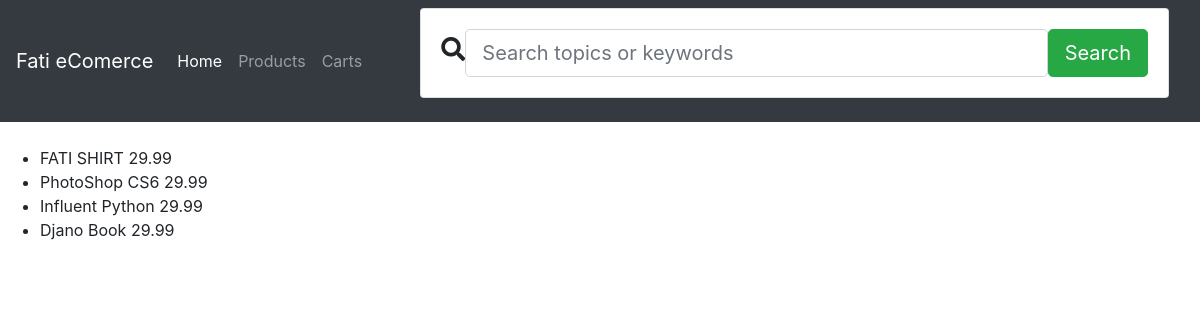
Screenshot of /products/ with the database file from the repository.
### products/models.py (models this page shows, shortened)
class Product(models.Model):
    title = models.CharField(max_length=120)
    description = models.TextField(null=True, blank=True)
    price = models.DecimalField(decimal_places=2, max_digits=100, default=29.99)
    sale_price = models.DecimalField(decimal_places=2, max_digits=100, \
                                                null=True, blank=True)
    slug = models.SlugField(unique=True)
    timestamp = models.DateTimeField(auto_now_add=True, auto_now=False)
    updated = models.DateTimeField(auto_now_add=False, auto_now=True)
    active = models.BooleanField(default=True)
    def __str__(self):
        return self.title

### products/views.py (the view)
# urls.py: path('', views.all, name='all_products'),
def all(request):
    products = Product.objects.all()
    context = {'products': products}
    template = 'products/all.html'
    return render(request, template, context)

### products/templates/products/all.html
 {% extends 'base.html' %}
 {% block content %}
<ul>
    {% for product in products %}
    <li>{{ product }} {{ product.price }}</li>
    {% endfor %}
</ul>
 {% endblock %}

### rows the page displays
Product: title "FATI SHIRT", price "29.99"
Product: title "PhotoShop CS6", price "29.99"
Product: title "Influent Python", price "29.99"
Product: title "Djano Book", price "29.99"
